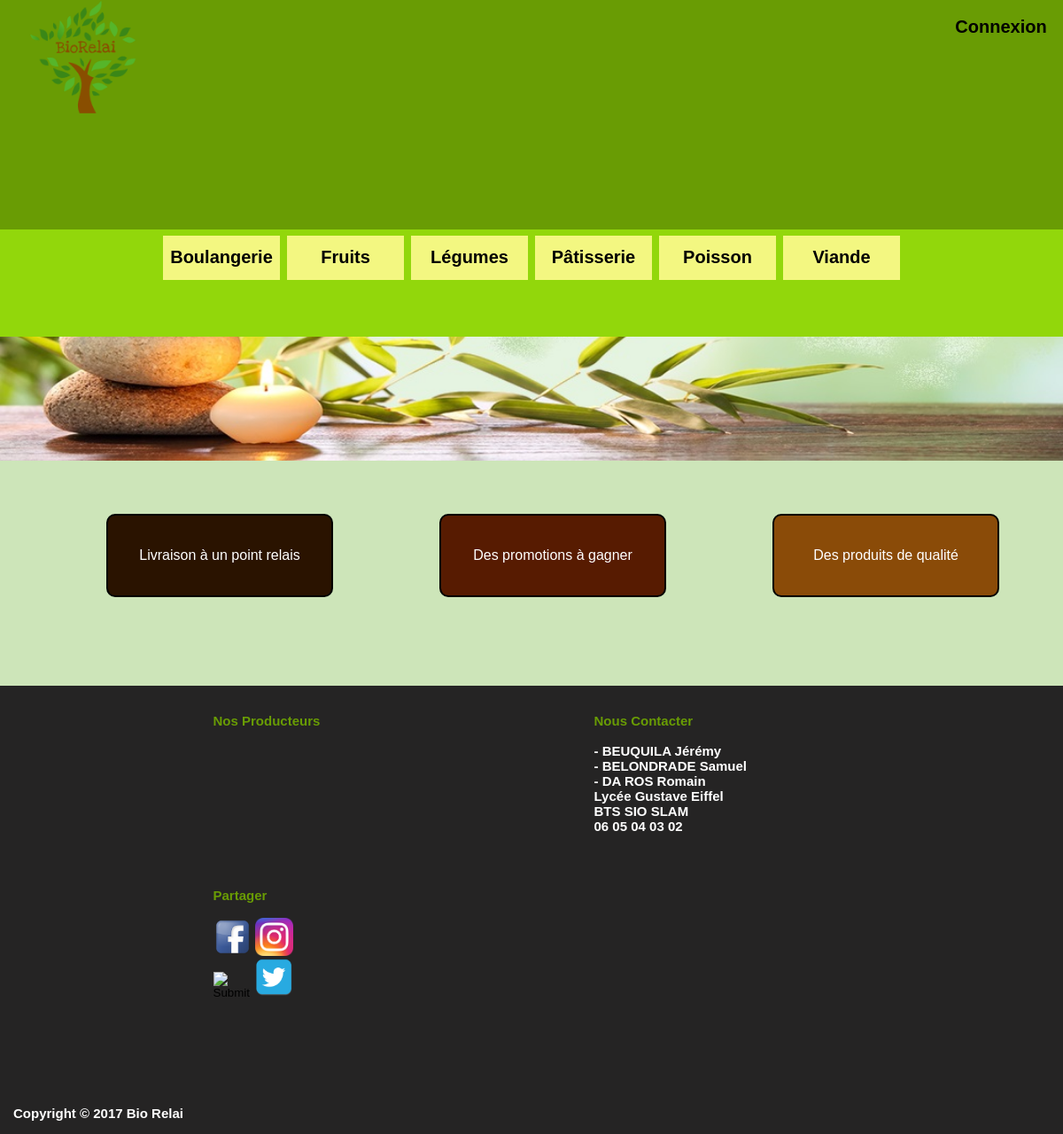
The page / on the database its author committed.
### tables this page shows
CREATE TABLE IF NOT EXISTS TYPEPRODUIT
 (
   CODE CHAR(32) NOT NULL  ,
   LIBELLE CHAR(32) NULL
   , PRIMARY KEY (CODE)
 )
 comment = "";

### modele/DTO/typeProduit.php (called while the page is built, shortened)
<?php
class TypeProduits
{
  private   $lesTypes;
  function __construct($lesTypes)
  {
    $this->lesTypes = $lesTypes;
  }
  public function getLesTypes()
  {
    return $this->lesTypes;
  }
}
 ?>

### controleur/controleurAccueil.php (called while the page is built, shortened)
<?php
$menuAccueil = new menu("menuAccueil");
$menuAccueil->ajouterComposant($menuAccueil->creerItemLien('liv','Livraison à un point relais'));
$menuAccueil->ajouterComposant($menuAccueil->creerItemLien('promo','Des promotions à gagner'));
$menuAccueil->ajouterComposant($menuAccueil->creerItemLien('prod','Des produits de qualité'));
$leMenu = $menuAccueil->creerMenuSwag("menuAccueil");
include "vue/vueAccueil.php";
 ?>

### library/formulaire.php (the view, shortened to what this page needs)
<?php
class Formulaire{
	private $method;
	private $action;
	private $nom;
	private $style;
	private $formulaireToPrint;
	private $ligneComposants = array();
	private $tabComposants = array();
	public function __construct($uneMethode, $uneAction , $unNom,$unStyle ){
		$this->method = $uneMethode;
		$this->action =$uneAction;
		$this->nom = $unNom;
		$this->style = $unStyle;
	}
	public function concactComposants($unComposant , $autreComposant ,$nbRetourLigne){
		for ($i=0; $i < $nbRetourLigne ; $i++) {
			$unComposant .= '<br>';
		}
		$unComposant .=  $autreComposant;
		return $unComposant ;
	}
	public function ajouterComposantLigne($unComposant){
		$this->ligneComposants[] = $unComposant;
	}
	public function ajouterComposantTab(){
		$this->tabComposants[] = $this->ligneComposants;
		$this->ligneComposants = array();
	}
	public function creerLabelFor($unLabel,$unNom){
		$composant = "<label style='width: 10px;height: 10px;' class = '" . $unNom . "' />" . $unLabel . "</label>";
		return $composant;
	}
	public function creerInputLogo($unNom, $unId, $uneSource){
		$composant = "<input  type = 'image' name = '" . $unNom . "' id = '" . $unId . "' ";
		$composant .= "src = '" . $uneSource . "'/>";
		return $composant;
	}
	public function creerInputImage2($unNom, $uneClasse, $uneSource){
		$composant = "<input  type = 'image' name = '" . $unNom . "' class= '" . $uneClasse . "' ";
		$composant .= "src = '" . $uneSource . "'/> ";
		return $composant;
	}
	public function creerFormulaire(){
		$this->formulaireToPrint = "<form method = '" .  $this->method . "' ";
		$this->formulaireToPrint .= "action = '" .  $this->action . "' enctype='multipart/form-data' ";
		$this->formulaireToPrint .= "name = '" .  $this->nom . "' ";
		$this->formulaireToPrint .= "class = '" .  $this->style . "' ><table>";
		foreach ($this->tabComposants as $uneLigneComposants){
			$this->formulaireToPrint .= "<tr><td><table>";
			foreach ($uneLigneComposants as $unComposant){
				$this->formulaireToPrint .= "<td>";
				$this->formulaireToPrint .= $unComposant ;
				$this->formulaireToPrint .= "</td>";
			}
			$this->formulaireToPrint .= "</table></td></tr>";
		}
		$this->formulaireToPrint .= "</table></form>";
		return $this->formulaireToPrint ;
	}
	public function afficherFormulaire(){
		return $this->formulaireToPrint ;
	}
}

### index.php (shortened to what this page needs)
<!DOCTYPE html>
<html lang="fr">
	<head>
	</head>
	<body>
		<?php
			include_once 'controleur/controleurPrincipal.php';
		?>
	</body>
</html>

### controleur/controleurPrincipal.php (shortened to what this page needs)
<?php
require_once 'library/menu.php';
require_once 'library/formulaire.php';
require_once 'modele\DTO\typeProduit.php';
$theMenuType=null;
	foreach ($_SESSION['ListeTypeProduit']->getLesTypes() as $OBJ){
	$menuTypeProduit = new menu("menuTypeProd");
	$menuTypeProduit->ajouterComposant($menuTypeProduit->creerItemLien($OBJ->getCode(),ucfirst($OBJ->getLibelle())));
	$theMenuType .= $menuTypeProduit->creerMenuType("TypeProduit",$_SESSION['TypeProduit']);
	}
$menuPrincipal = new Menu("menuP");
if (isset($_SESSION['identite']))
{
	$menuPrincipal->ajouterComposant($menuPrincipal->creerItemLien('InfoClient',"Bienvenue : " . $_SESSION['identite'][3]));
}
else
{
	$menuPrincipal->ajouterComposant($menuPrincipal->creerItemLien('Connexion',"Connexion"));
}
$leMenuP = $menuPrincipal->creerMenu('menuPrincipal');
include_once dispatcher::dispatch($_SESSION['menuPrincipal']);
 ?>

### library/menu.php (shortened to what this page needs)
<?php
class Menu{
	private $style;
	private $composants = array();
	public function __construct($unStyle ){
		$this->style = $unStyle;
	}
	public function ajouterComposant($unComposant){
		$this->composants[] = $unComposant;
	}
	public function creerMenuSwag($nomMenu){
		$menu = "<ul class = '" .  $this->style . "'>";
		foreach($this->composants as $composant){
				$menu .= "<li id=" . $composant[0] . " >";
				$menu .= "<span>" . $composant[1] ."</span>";
			$menu .= "</li>";
		}
		$menu .= "</ul>";
		return $menu ;
	}
	public function creerMenu($nomMenu){
		$menu = "<ul class = '" .  $this->style . "'>";
		foreach($this->composants as $composant){
				$menu .= "<li>";
				$menu .= "<a href='index.php?". $nomMenu ;
				$menu .= "=" . $composant[0] . "' >";
				$menu .= "<span>" . $composant[1] ."</span>";
				$menu .= "</a>";
			$menu .= "</li>";
		}
		$menu .= "</ul>";
		return $menu ;
	}
	public function creerMenuType($nomMenu,$composantActif){
		$menu = "<ul class = '" .  $this->style . "'>";
		foreach($this->composants as $composant){
			if($composant[0] == $composantActif){
				$menu .= "<li class='actif'>";
				$menu .=  $composant[1] ;
			}
			else{
				$menu .= "<li>";
				$menu .= "<a href='index.php?". $nomMenu ;
				$menu .= "=" . $composant[0] . "' >";
				$menu .= "<span>" . $composant[1] ."</span>";
				$menu .= "</a>";
			$menu .= "</li>";
		}
		}
		$menu .= "</ul>";
		return $menu ;
	}
	}

### vue/vueAccueil.php (shortened to what this page needs)
<div class="conteneur">
  <header>
      <?php include 'haut.php' ;?>
  </header>
    <?php
      echo $leMenu;
    ?>
    <div id='corpsAccueil'>
    </div>
    <footer>
        <?php include 'bas.php' ;?>
    </footer>
  </div>

### vue/haut.php
<nav class="menuPrincipal">
	<?php
	$formLogo = new Formulaire("post","index.php?menuPrincipal=Accueil","formLogo","formLogo");
	$formLogo->ajouterComposantLigne($formLogo->creerInputLogo("logo","logo","image\logo3.png"));
	$formLogo->ajouterComposantTab();
	$formLogo->creerFormulaire();
	echo $leMenuP;
	echo $formLogo->afficherFormulaire();
	?>
</nav>
<nav class="menuTypeProduit">
	<?php
		echo $theMenuType;
	?>
</nav>

### vue/bas.php (shortened to what this page needs)
<div class="bas">
  <nav class="menuFooter">
  	<?php
    $formFooter = new Formulaire("post","index.php?menuPrincipal=Accueil","formFooter","formFooter");
    $formFooter->ajouterComposantLigne($formFooter->creerLabelFor("Nos Producteurs ","lbltitreFooter"));
    foreach ($_SESSION['ListeProducteur']->getLesProducteurs() as $OBJ)
    {
    $formFooter->creerLabelFor($OBJ->getNom(),'liste');
    }
    $formFooter->ajouterComposantLigne($formFooter->concactComposants($formFooter->creerLabelFor("Nous Contacter ","lbltitreFooter"),
                                        $formFooter->concactComposants($formFooter->creerLabelFor("- BEUQUILA Jérémy ","liste"),
                                        $formFooter->concactComposants($formFooter->creerLabelFor("- BELONDRADE Samuel ","liste"),
                                        $formFooter->concactComposants($formFooter->creerLabelFor("- DA ROS Romain ","liste"),
                                        $formFooter->concactComposants($formFooter->creerLabelFor("Lycée Gustave Eiffel ","liste"),
                                        $formFooter->concactComposants($formFooter->creerLabelFor("BTS SIO SLAM","liste"),
                                        $formFooter->creerLabelFor("06 05 04 03 02",'liste'),1),1),1),1),1),2));
    $formFooter->ajouterComposantLigne($formFooter->concactComposants($formFooter->creerLabelFor("Partager","lbltitreFooter"),
                                       $formFooter->concactComposants($formFooter->creerInputImage2('imgFooter1', 'imgFooter1',"image/fb.jpg"),
                                       $formFooter->concactComposants($formFooter->creerInputImage2('imgFooter2', 'imgFooter2', "image\insta.jpg"),
                                       $formFooter->concactComposants($formFooter->creerInputImage2('imgFooter1', 'imgFooter1', "image\snap.jpg"),
                                       $formFooter->creerInputImage2('imgFooter2', 'imgFooter2', "image/twitter.jpg"),0),1),0),2));
    $formFooter->ajouterComposantTab();
    $formFooter->creerFormulaire();
  	echo $formFooter->afficherFormulaire();
  	?>
  </nav>
  <p id="copy">Copyright © 2017 Bio Relai</p>
</div>

### style/BioRelai.css (style rules this page uses)
* { margin:0%; padding:0%; }
html, body { font-family: sans-serif; }
.conteneur { margin: 0px; padding: 0px; width: 100%; }
header { height: 27%; position: fixed; width: 100%; top: 0; left: 0; z-index: 10; }
.formLogo { height: 90px; position: fixed; width: 100px; top: 0; left: 0; z-index: 10; }
#logo { margin-top: -25px; width:170px; margin-left:10px; }
footer { background-color: #252424; color: white; font-weight: bold; font-size: 15px; width: 100%; height: inherit; }
footer p { padding: 15px; padding-top: 6%; }
.menuFooter { width: 100%; }
.menuFooter tr td table tr td { margin-top: 2%; width: 430px; height: 170px; padding-top: 3px; float:left; overflow:auto; display:inline; }
.lbltitreFooter { color:#699c04; margin-left: 55%; }
.liste { margin-left: 55%; }
.imgFooter1 { margin-left: 55%; width: 10%; }
.imgFooter2 { width: 10%; }
nav.menuPrincipal { background-color: #699c04; font-size: 0px; text-align: right; height: 75%; padding: 0px; }
nav.menuPrincipal ul { display: inline-block; list-style: none; margin-top:5px; }
nav.menuPrincipal ul li { display: inline-block; font-size: 20px; font-weight: bold; font-family: Helvetica; }
nav.menuPrincipal ul li a { display: table-cell; text-decoration: none; color: black; text-align: center; vertical-align: middle; height: 50px; width: 140px; }
nav.menuTypeProduit { text-align: CENTER; height: 35%; background-color: #92d70b; }
nav.menuTypeProduit ul { display: inline-block; list-style: none; margin-top:5px; }
nav.menuTypeProduit ul li { display: inline-block; font-size: 20px; font-weight: bold; font-family: Helvetica; background-color: #F3F781; margin-left: 3%; margin-right: 3%; margin-top: 1%; }
nav.menuTypeProduit ul li a { display: table-cell; text-decoration: none; color: black; text-align: center; vertical-align: middle; height: 50px; width: 140px; margin-top: 1%; }
.menuAccueil { padding-top:5%; width:100%; background-color: #CDE5B9; }
.menuAccueil li { display: inline-block; margin-left: 10%; border: 2px solid Black; width: 18%; text-align: center; padding:3% 1.5% 3% 1.5%; border-radius: 10px; }
li#liv { background-color: #2A1300; color:white; }
li#promo { background-color: #571B01; color:white; }
li#prod { background-color: #8A4B08; color:white; }
#corpsAccueil { height: 100px; width: 100%; background-color: #CDE5B9; }

### rows shown on the page
typeproduit: composant "Boulangerie"
typeproduit: composant "Fruits"
typeproduit: composant "Légumes"
typeproduit: composant "Pâtisserie"
typeproduit: composant "Poisson"
typeproduit: composant "Viande"

### other values the page prints
$composant[1] "Connexion"
$composant[1] "Livraison à un point relais"
$composant[1] "Des promotions à gagner"
$composant[1] "Des produits de qualité"
$unLabel "Nos Producteurs Nous Contacter - BEUQUILA Jérémy - BELONDRADE Samuel - DA ROS Romain Lycée Gustave Eiffel BTS SIO SLAM 06 05 04 03 02 Partager"
